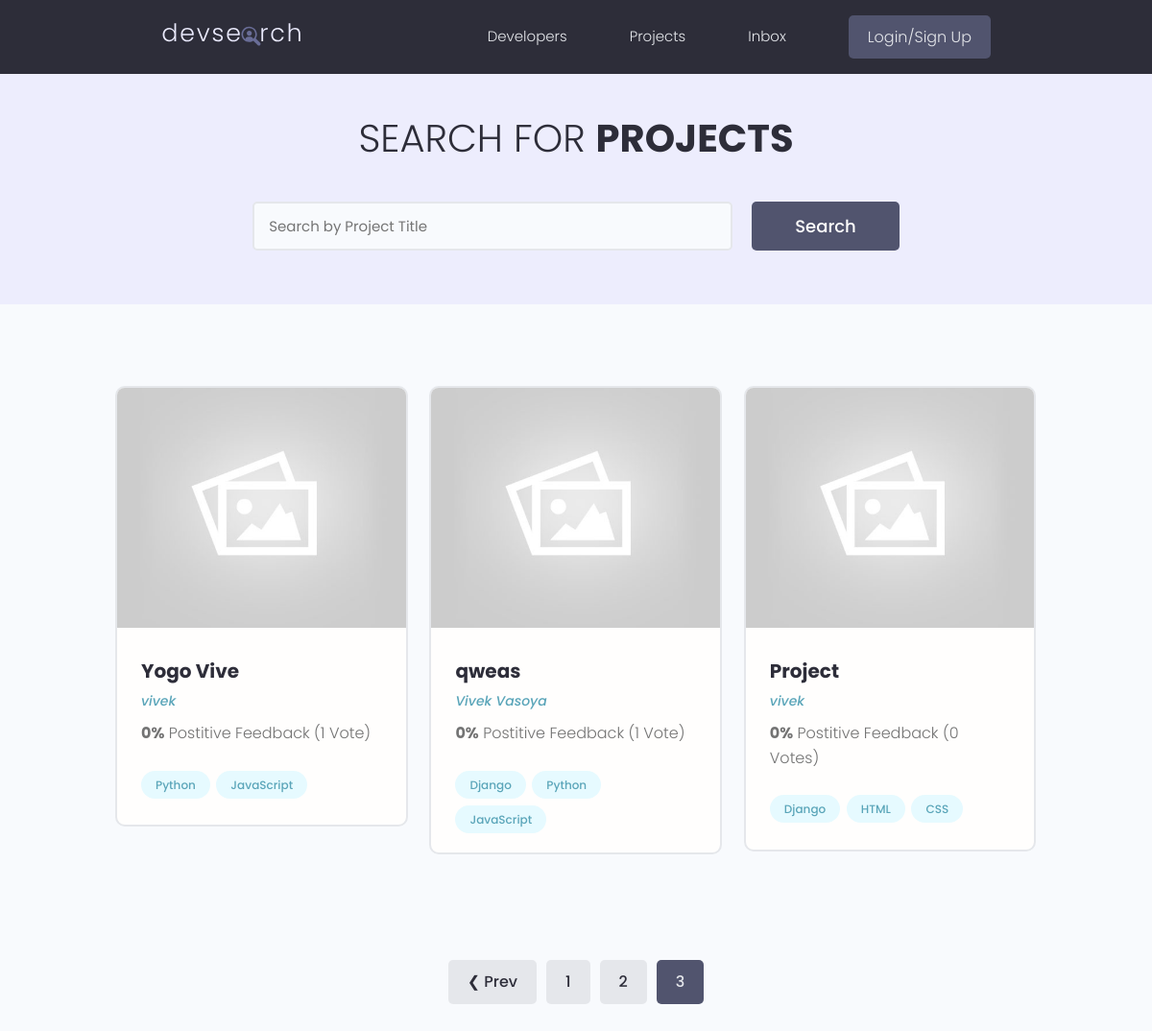
Page /projects/?page=3 on the earlier database version.
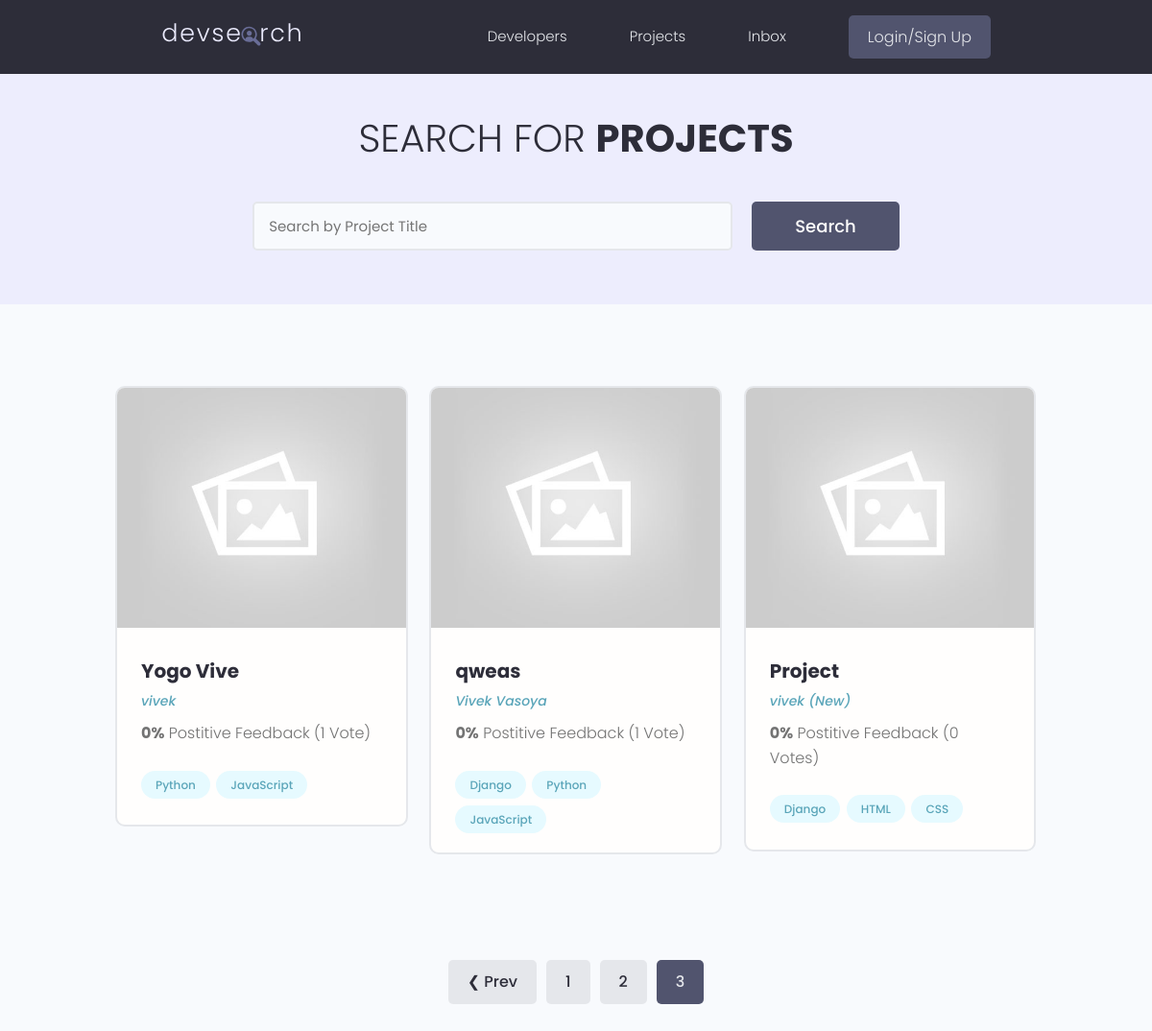
Same page on the later database version.
### projects/models.py (models this page shows, shortened)
class Project(models.Model):
    owner = models.ForeignKey(Profile, null=True, blank=True, on_delete=models.CASCADE)
    title = models.CharField(max_length=200)
    description = models.TextField(null=True,blank=True)
    featured_image = models.ImageField(null=True,blank=True,default="default.jpg")
    demo_link = models.CharField(max_length=2000, null=True, blank=True)
    source_link = models.CharField(max_length=2000, null=True, blank=True)
    tags = models.ManyToManyField('Tag', blank=True)
    vote_total = models.IntegerField(default=0,null=True, blank=True)
    vote_ratio = models.IntegerField(default=0,null=True, blank=True)
    created = models.DateTimeField(auto_now_add=True)
    id = models.UUIDField(default=uuid.uuid4, unique=True, primary_key=True,editable=False)
    class Meta:
        ordering = ['-vote_ratio','-vote_total','title']
    @property
    def imageURL(self):
        try:
            url = self.featured_image.url
        except:
            url = ''
        return url

### users/models.py (models this page shows, shortened)
class Profile(models.Model):
    user = models.OneToOneField(User, on_delete=models.CASCADE, null= True,blank=True)
    name = models.CharField(max_length=200,blank=True,null=True)
    email = models.EmailField(max_length=500,blank=True,null=True)
    username = models.CharField(max_length=200, blank=True, null=True)
    location = models.CharField(max_length=200,blank=True,null=True)
    short_intro = models.CharField(max_length=200,blank=True,null=True)
    bio = models.TextField(blank=True,null=True)
    profile_image = models.ImageField(null=True,blank=True,upload_to='profiles/', default="profiles/user-default.png")
    social_github = models.CharField(max_length=200,blank=True,null=True)
    social_stackoverflow = models.CharField(max_length=200,blank=True,null=True)
    social_twitter = models.CharField(max_length=200,blank=True,null=True)
    social_linkedin = models.CharField(max_length=200,blank=True,null=True)
    social_youtube = models.CharField(max_length=200,blank=True,null=True)
    social_instagram = models.CharField(max_length=200,blank=True,null=True)
    social_facebook = models.CharField(max_length=200,blank=True,null=True)
    social_snapchat = models.CharField(max_length=200,blank=True,null=True)
    social_website = models.CharField(max_length=200,blank=True,null=True)
    created = models.DateTimeField(auto_now_add=True)
    id = models.UUIDField(default=uuid.uuid4, unique=True, primary_key=True,editable=False)
    class Meta:
        ordering = ['created']

### projects/views.py (the view)
# urls.py: path('projects/',views.getProjects),
def projects(request):
    projects, search_query = searchProjects(request)
    custom_range, projects = paginateProjects(request, projects, 3)
    context = {'projects': projects,
               'search_query': search_query, 'custom_range': custom_range}
    return render(request, 'projects/projects.html', context)

### projects/models.py (called while the page is built)
    def __str__(self):
        return self.name

### projects/utils.py (called while the page is built)
def searchProjects(request):
    search_query = ''
    if request.GET.get('search_query'):
        search_query = request.GET.get('search_query')
    tags = Tag.objects.filter(name__icontains=search_query)
    projects = Project.objects.distinct().filter(
        Q(title__icontains=search_query) |
        Q(description__icontains=search_query) |
        Q(owner__name__icontains=search_query) |
        Q(tags__in=tags)
    )
    return projects, search_query

def paginateProjects(request, projects, results):
    page = request.GET.get('page')
    paginator = Paginator(projects, results)
    try:
        projects = paginator.page(page)
    except PageNotAnInteger:
        page = 1
        projects = paginator.page(page)
    except EmptyPage:
        page = paginator.num_pages
        projects = paginator.page(page)
    leftIndex = (int(page) - 4)
    if leftIndex < 1:
        leftIndex = 1
    rightIndex = (int(page) + 5)
    if rightIndex > paginator.num_pages:
        rightIndex = paginator.num_pages + 1
    custom_range = range(leftIndex, rightIndex)
    return custom_range, projects

### projects/templates/projects/projects.html (shortened to what this page needs)
{% extends 'main.html' %}
{% block content %}
  <main class="projects">
    <section class="hero-section text-center">
      <div class="container container--narrow">
        <div class="hero-section__box">
          <h2>Search for <span>Projects</span></h2>
        </div>
        <div class="hero-section__search">
          <form id="searchForm" class="form" action="{% url 'projects' %}" method="get">
            <div class="form__field">
              <input class="input input--text" id="formInput#search" type="text" name="search_query" value="{{search_query}}"
                placeholder="Search by Project Title" />
            </div>
            <input class="btn btn--sub btn--lg" type="submit" value="Search" />
          </form>
        </div>
      </div>
    </section>
    <section class="projectsList">
      <div class="container">
        <div class="grid grid--three">
         {% for project in projects %}
            <div class="column">
                <div class="card project">
                <a href="{% url 'project' pk=project.id %}" class="project">
                    <img class="project__thumbnail" src="{{project.imageURL}}" alt="project thumbnail" />
                    <div class="card__body">
                    <h3 class="project__title">{{project.title}}</h3>
                    <p><a class="project__author" href="{% url 'user-profile' pk=project.owner.id %}">{{project.owner.name}}</a></p>
                    <p class="project--rating">
                        <span style="font-weight: bold;">{{project.vote_ratio}}%</span> Postitive
                        Feedback ({{project.vote_total}} Vote{{project.vote_total|pluralize:"s"}})
                    </p>
                    <div class="project__tags">
                        {% for tag in project.tags.all %}
                            <span class="tag tag--pill tag--main">
                            <small>{{tag}}</small>
                            </span>
                        {% endfor %}
                    </div>
                    </div>
                </a>
                </div>
            </div>
          {% endfor %}
        </div>
      </div>
    </section>
    {% include 'pagination.html' with queryset=projects custom_range=custom_range %}
  </main>
{% endblock content %}

Differences in the rows shown:
changed through a linked row, Project "Project": owner.name "vivek" → "vivek (New)"
